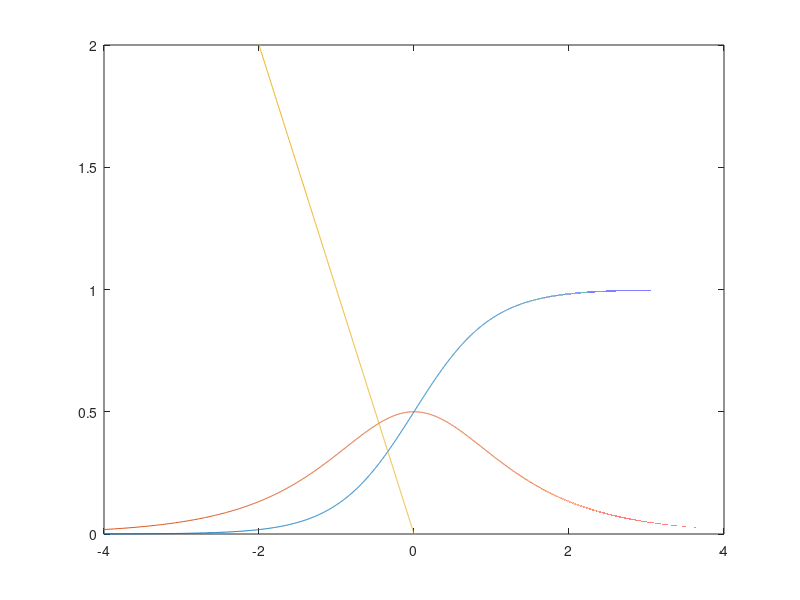

This figure's MATLAB source:
%Maxwell Model Dynamic Viscoelasticity Behaviour
clear

tau = 1;
E = 1;

for i = 1:10^6
    t(i) = i/1000;
    E1(i) = E*(t(i)*tau)^2/(1+(t(i)*tau)^2);
    E2(i) = E*t(i)*tau/(1+(t(i)*tau)^2);
    tandelta(i) = 1/(t(i)*tau);
end

plot(log(t),E1);
hold on
plot(log(t),E2);
hold on
plot(log(t),log(tandelta));
axis([-4 4 0 2]);